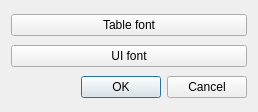
<?xml version="1.0" encoding="UTF-8"?>
<ui version="4.0">
 <class>DlgOptions</class>
 <widget class="QDialog" name="DlgOptions">
  <property name="geometry">
   <rect>
    <x>0</x>
    <y>0</y>
    <width>258</width>
    <height>112</height>
   </rect>
  </property>
  <property name="windowTitle">
   <string>Options</string>
  </property>
  <layout class="QVBoxLayout" name="verticalLayout">
   <item>
    <widget class="QPushButton" name="btTableFont">
     <property name="text">
      <string>Table font</string>
     </property>
    </widget>
   </item>
   <item>
    <widget class="QPushButton" name="btUIFont">
     <property name="text">
      <string>UI font</string>
     </property>
    </widget>
   </item>
   <item>
    <widget class="QDialogButtonBox" name="buttonBox">
     <property name="orientation">
      <enum>Qt::Horizontal</enum>
     </property>
     <property name="standardButtons">
      <set>QDialogButtonBox::Cancel|QDialogButtonBox::Ok</set>
     </property>
    </widget>
   </item>
  </layout>
 </widget>
 <resources/>
 <connections>
  <connection>
   <sender>buttonBox</sender>
   <signal>accepted()</signal>
   <receiver>DlgOptions</receiver>
   <slot>accept()</slot>
   <hints>
    <hint type="sourcelabel">
     <x>248</x>
     <y>254</y>
    </hint>
    <hint type="destinationlabel">
     <x>157</x>
     <y>274</y>
    </hint>
   </hints>
  </connection>
  <connection>
   <sender>buttonBox</sender>
   <signal>rejected()</signal>
   <receiver>DlgOptions</receiver>
   <slot>reject()</slot>
   <hints>
    <hint type="sourcelabel">
     <x>316</x>
     <y>260</y>
    </hint>
    <hint type="destinationlabel">
     <x>286</x>
     <y>274</y>
    </hint>
   </hints>
  </connection>
 </connections>
</ui>
